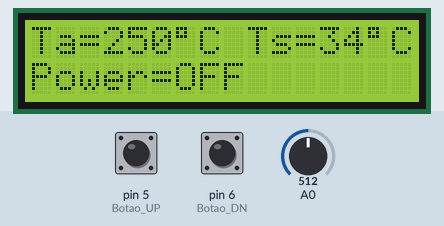
Simulated run of this sketch. Board: Arduino Uno, built with avr-gcc and run on an emulated ATmega328P. Shown: 16×2 character LCD. Inputs (shaded band) come from the test bench; at power-on: A0 = 512, pin 5 (Botao_UP) HIGH, pin 6 (Botao_DN) HIGH.

Above: at 1.2 s.
1.3 s: A0 set to 215
At 3.1 s:
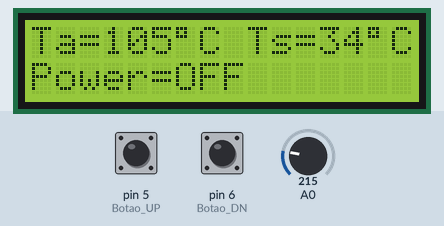
3.7 s: A0 set to 192
At 5.5 s:
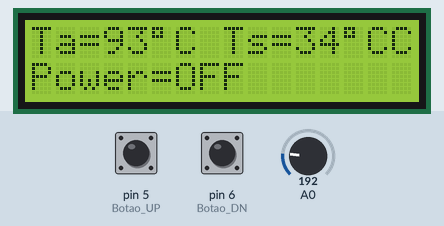
6.2 s: A0 set to 77
At 7.8 s:
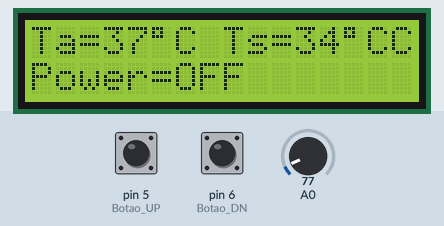
8.7 s: A0 set to 63
At 10.2 s:
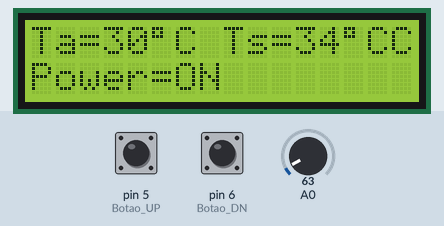
11.1 s: A0 set to 23
At 12.5 s:
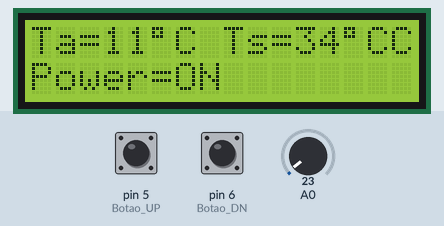
13.6 s: A0 set to 18
At 16.0 s:
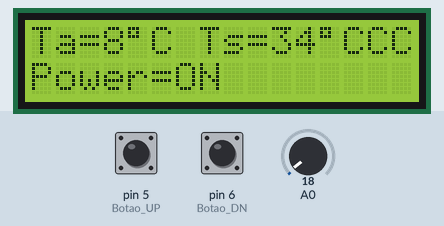
Timing chart, 0 to 17.1 s (numbered marks = the images above; inputs shaded):
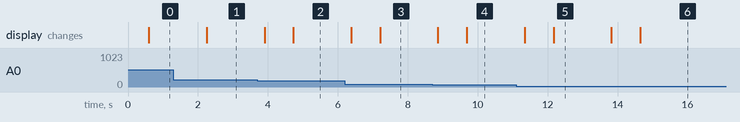

The sketch:

CONTROL_TEMP_RELE.ino
```cpp
//*******************************************//
// CONTROLE DE TEMPERATURA COM RELE          //
//******************************************//

#include <LiquidCrystal_I2C.h>
//Endereço do LCD
LiquidCrystal_I2C lcd(0x3f, 16, 2);
//Variavel que ira conter o valor lido no Sensor de temperatura
float tempC, SetPoint;
// Carga (pino onde será aplicado o output) --> RELE está ligado ao pino 4.
#define Carga 4
int power;
const int Botao_DN = 6; // botao para variavel negativa pino 6
const int Botao_UP = 5; // botao para variavel negativa pino 7
int varM = 0, varP = 0; // variaveis de comparacao
int botao_down, botao_up; //variaveis para ler o estado do botao e temperatura


void setup(void)
{
  Serial.begin(9600);
  pinMode(Carga, OUTPUT);
  //Inicializa o LCD
  lcd.init();
  lcd.clear();
  pinMode(Botao_DN, INPUT_PULLUP);
  pinMode(Botao_UP, INPUT_PULLUP);
  SetPoint = 34.0;
}


// Função que lê a temperatura do sensor LM35 cinco vezes e retorna a média das 5 leituras e calculando a temperatura em °C.
float GetTemp(int sensor)
{
  float temp = 0;
  for(int i=0; i< 5;i++)
  {
    temp += analogRead(sensor);
    delay(100);
  }
  temp = (temp * 0.48875855)/5;
  return (int)temp;
}


void loop()
{
  // Variaveis para leitura dos botoes e ajuste do SetPoint
  botao_down = digitalRead(Botao_DN); //le o estado do botao negativo, apertado ou solto
  botao_up = digitalRead(Botao_UP); //le o estado do botao negativo, apertado ou solto
  // comparacao e subtracao ou adicao de temperatura
  if (botao_down == 1 && varM == 0)
  {
    varM = 1;
  }
  if (botao_down == 0 && varM == 1)
  {
    SetPoint = SetPoint - 1.0;
    varM = 0;
  }
  // funcionamento de comparacao e adicao da temp caso botao = apertado
  if (botao_up == 1 && varP == 0)
  {
    varP = 1;
  }
  if (botao_up == 0 && varP == 1)
  {
    SetPoint = SetPoint + 1.0;
    varP = 0;
  }
  // Le a informacao do sensor
  tempC = GetTemp(A0);
  // Envia sinal ao RELE para ligar o fogao
  digitalWrite(Carga, HIGH);
  // Compara a temperatura do sensor com o SetPoint.
  if (tempC >= SetPoint)
  {
    // Envia sinal ao RELE para desligar o fogao
    digitalWrite(Carga, LOW);
    power = 0;
  }
   if (tempC < SetPoint)
  {
    // Envia sinal ao RELE para ligar o fogao
    digitalWrite(Carga, HIGH);
    power = 100;
  }
  // Mostra dados no LCD
  lcd.setBacklight(HIGH);
  lcd.setCursor(0, 1);
  lcd.setCursor(0,0);
  lcd.print("Ta=");
  //lcd.setCursor(10,0);
  lcd.print(tempC,0);
  //Simbolo grau
  lcd.write(223);
  lcd.print("C ");
  lcd.print("Ts=");
  lcd.print(SetPoint,0);
  //Simbolo grau
  lcd.write(223);
  lcd.print("C");
  lcd.setCursor(0,1);
  if (power == 0)
  {
    lcd.print("Power=OFF");
  }
  if (power == 100)
  {
    lcd.print("Power=ON ");
  }
  delay(300);
}
```

Measured:
- the behaviour switches between 205 and 204 on A0 (found by bisection; images 1 and 2)
- the behaviour switches between 70 and 69 on A0 (found by bisection; images 3 and 4)
- the behaviour switches between 21 and 20 on A0 (found by bisection; images 5 and 6)
- after the input at 1.3 s, the display: changes after 0.95 s (image 1)
- after the input at 3.7 s, the display: first changes after 0.20 s (image 2 shows a later state)
- after the input at 6.2 s, the display: first changes after 0.18 s (image 3 shows a later state)
- after the input at 8.7 s, the display: first changes after 0.16 s (image 4 shows a later state)
- after the input at 11.1 s, the display: first changes after 0.24 s (image 5 shows a later state)
- after the input at 13.6 s, the display: first changes after 0.22 s (image 6 shows a later state)
